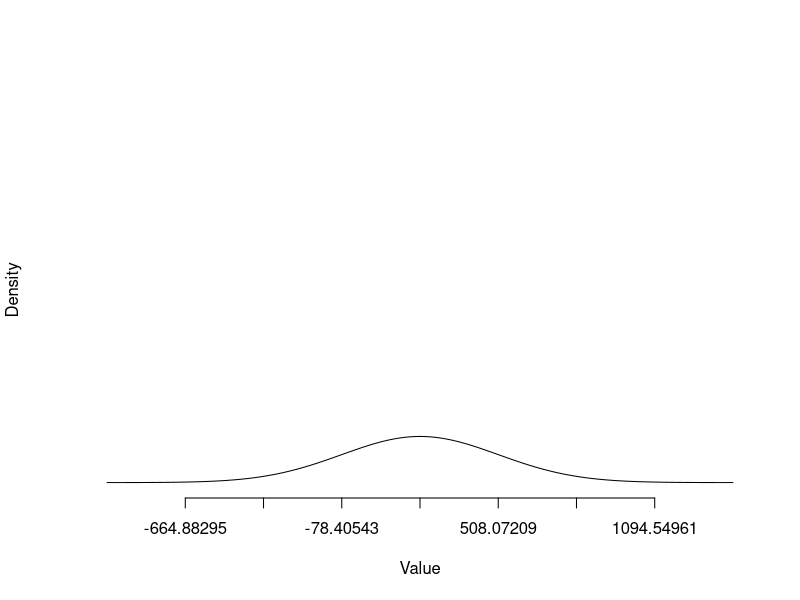
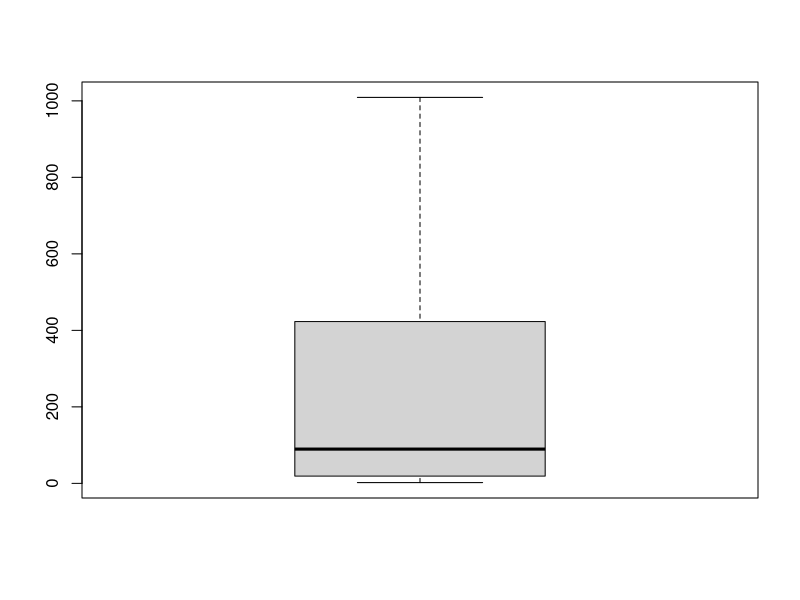
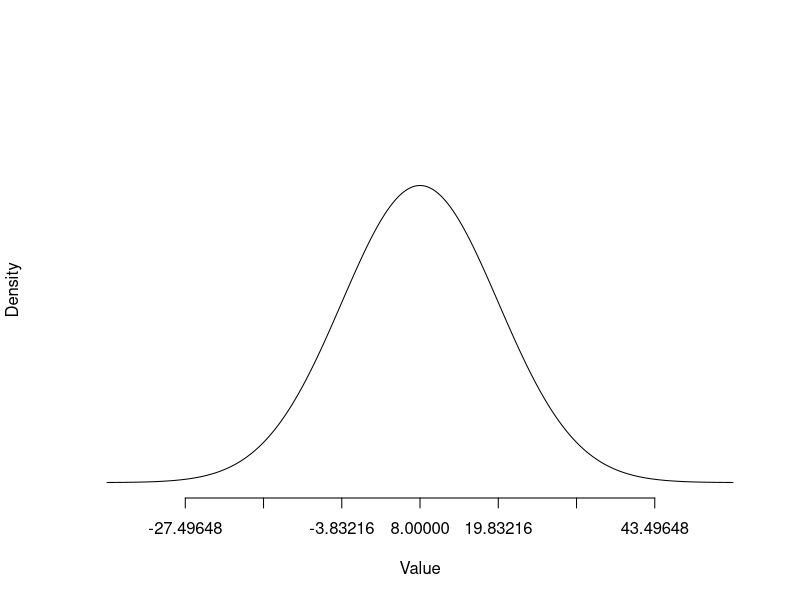
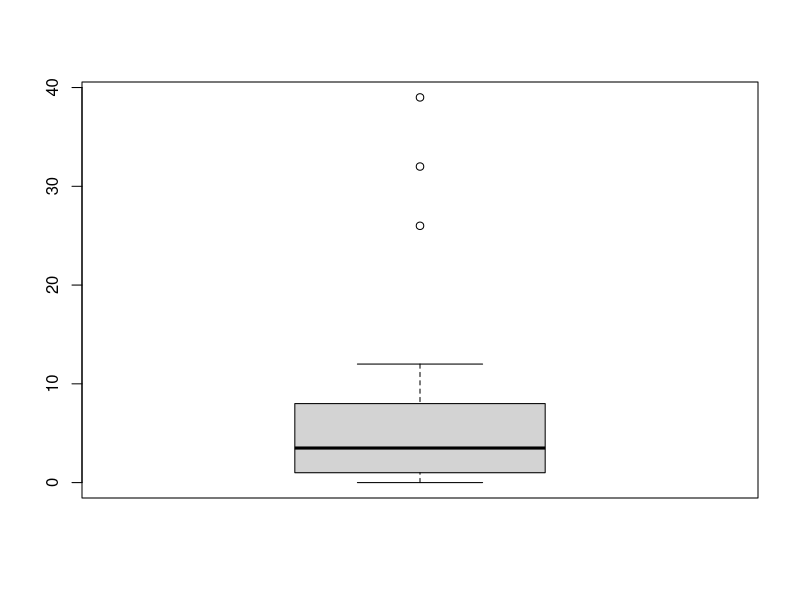

Recreate these plots in R, in order.
## ---- chunk 1

  library(ggplot2)
  library(tidyverse)
  library(data.table)


  knitr::opts_chunk$set(
    error = TRUE,
    fig.align = 'center' ,
    out.width = "90%" ,
    warning = FALSE,
    message = FALSE,
    
    size = "small" ,
    tidy = FALSE
  )
## ---- chunk 2
Data <- read.csv("Rain,Dry,fatalities.csv")

print(Data)
## ---- chunk 3
Drymean <- mean(Data$Dry)
DrySD <- sqrt(var(Data$Dry))

## ---- chunk 4
Value = seq(Drymean-4*DrySD, Drymean+4*DrySD, 0.01)
Density = dnorm(Value, Drymean, DrySD)
plot(Value, Density, main =, type='l', ylim=c(0, max(Density)+0.01), axes=FALSE)
axis(1, at = seq(Drymean-3*DrySD, Drymean+3*DrySD, DrySD))
boxplot(Data$Dry)
## ---- chunk 5
Wetmean <- mean(Data$Rain)
WetSD <- sqrt(var(Data$Rain))

## ---- chunk 6
Value = seq(Wetmean-4*WetSD, Wetmean+4*WetSD, 0.01)
Density = dnorm(Value, Wetmean, WetSD)
plot(Value, Density, main =, type='l', ylim=c(0, max(Density)+0.01), axes=FALSE)
axis(1, at = seq(Wetmean-3*WetSD, Wetmean+3*WetSD, WetSD))
boxplot(Data$Rain)
## ---- chunk 7
Zo = (Drymean-Wetmean) / sqrt(((DrySD^2)/18)+((WetSD^2)/18))
## ---- chunk 8
1-pnorm(Zo)
